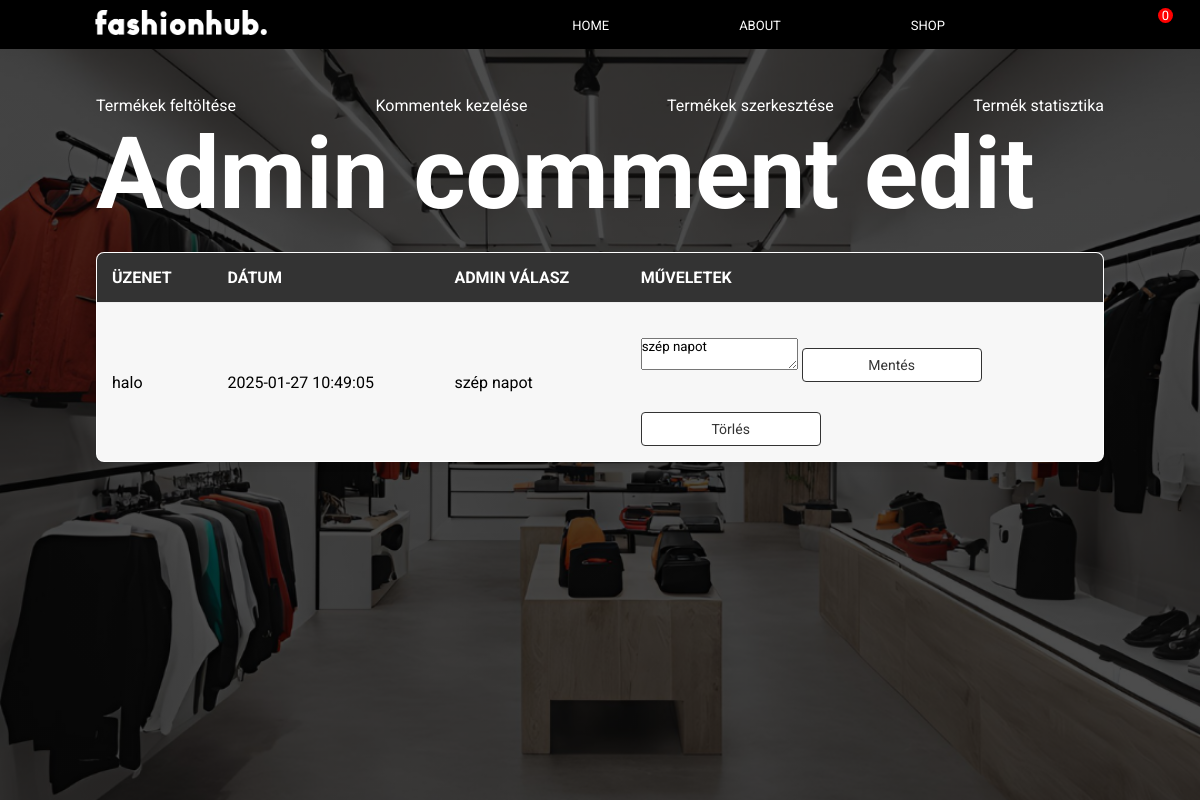
Before: /?p=admin-comment-edit with the older database file.
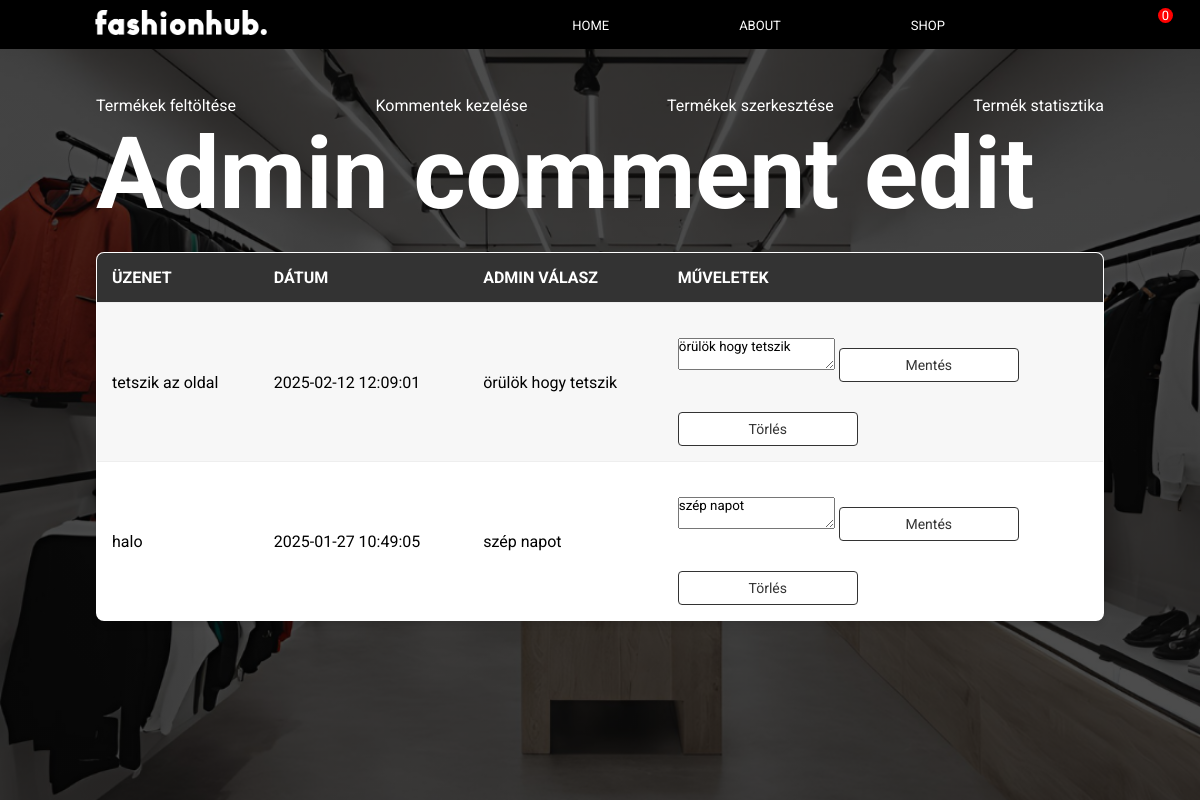
After: the same page with the newer database file.
### tables this page shows
CREATE TABLE `comments` (
  `id` int(11) NOT NULL,
  `message` text NOT NULL,
  `consent` tinyint(1) NOT NULL,
  `reply` text DEFAULT NULL,
  `created_at` timestamp NOT NULL DEFAULT current_timestamp(),
  `nick` varchar(64) NOT NULL
);

### admin/admin-comment-edit.php (the view, shortened to what this page needs)
<h1>Admin comment edit</h1>
<?php
include "kapcsolat.php";
$sql_comments = "SELECT * FROM comments ORDER BY created_at DESC";
$result_comments = $db->query($sql_comments);
?>
<table>
    <tr>
        <th>Üzenet</th>
        <th>Dátum</th>
        <th>Admin Válasz</th>
        <th>Műveletek</th>
    </tr>
    <?php
    if ($result_comments->num_rows > 0) {
        while ($comment = $result_comments->fetch_assoc()) {
            echo "<tr>";
            echo "<td>" . htmlspecialchars($comment['message']) . "</td>";
            echo "<td>" . htmlspecialchars($comment['created_at']) . "</td>";
            echo "<td>" . ($comment['reply'] ? htmlspecialchars($comment['reply']) : "Nincs válasz") . "</td>";
            echo "<td>
                    <form method='post' action='reply_to_comment.php'>
                        <textarea name='reply' placeholder='Írj választ...' required>" . htmlspecialchars($comment['reply']) . "</textarea>
                        <input type='hidden' name='comment_id' value='" . $comment['id'] . "'>
                        <button type='submit'>Mentés</button>
                    </form>
                    <a href='delete_comment.php?id=" . $comment['id'] . "'><button>Törlés</button></a>
                </td>";
            echo "</tr>";
        }
    } else {
        echo "<tr><td colspan='4'>Nincsenek kommentek.</td></tr>";
    }
    ?>
</table>

### index.php (shortened to what this page needs)
<!DOCTYPE html>
<html lang="en">
<head>
  <link rel="stylesheet" href="kezdolap.css">
</head>
<body>
  <div class="container">
    <div class="navbar">
    </div>
    <?php
      $p = isset($_GET['p']) ? $_GET['p'] : "";
    include("navbar.php");
    if (strpos($p, "admin") !== false) {
      include("./admin/admin-navbar.php");
  }
       switch ($p) {
                  case "admin-comment-edit":
                      include("./admin/admin-comment-edit.php");
                      break;
      }
    ?>
  </div>
</body>
</html>

### navbar.php (shortened to what this page needs)
<?php
$cartCount = 0;
?>
<nav>
    <ul>
        <li class="logo">
            <a href="index.php">
                <img src="images/fashionhb.png" alt="Logo" style="height: 25px;">
            </a>
        </li>
        <li><a href="index.php">HOME</a></li>
        <li><a href="./?p=about">ABOUT</a></li>
        <li><a href="./?p=shop">SHOP</a></li>
        <li class="cart-icon">
            <a href="cart.php">
                <span id="cart-count" class="cart-count"><?php echo $cartCount; ?></span>
            </a>
        </li>
    </ul>
</nav>

### admin/admin-navbar.php (shortened to what this page needs)
<div id="admin-menu">
        <ul>
            <li><a href="?p=admin-product-upload">Termékek feltöltése</a></li>
            <li><a href="?p=admin-comment-edit">Kommentek kezelése</a></li>
            <li><a href="?p=admin-product-edit">Termékek szerkesztése</a></li>
            <li><a href="?p=admin-summary">Termék statisztika</a></li>
        </ul>
    </div>

### kezdolap.css (style rules this page uses)
* { margin: 0; padding: 0; font-family: 'Roboto', sans-serif; }
.container { width: 100%; height: 100vh; background-image: linear-gradient(rgba(0,0,0,0.7),rgba(0,0,0,0.7)), url(images/fashionhub_bg.png); background-position: center; background-size: cover; padding-left: 8%; padding-right: 8%; box-sizing: border-box; }
.navbar { height: 12%; display: flex; align-items: center; }
.logo { width: 50px; cursor: pointer; }
nav { flex: 1; text-align: right; }
nav ul { list-style: none; }
nav ul li { display: inline-block; margin-left: 60px; color: #fff; }
nav ul li a { text-decoration: none; color: #fff; font-size: 13px; }
h1 { color: #fff; font-size: 100px; }
button { width: 180px; color: #000; font-size: 12px; padding: 12px 0; background: #fff; border: 0; border-radius: 20px; outline: none; margin-top: 30px; cursor: pointer; transition: all 0.3s ease; }
nav ul li a { color: #fff; text-decoration: none; padding: 0px 20px; border-radius: 5px; transition: background-color 0.3s ease; }
nav ul li a::after { content: ""; position: absolute; left: 50%; bottom: -3px; width: 0; height: 2px; background-color: #fff; transition: width 0.3s ease, left 0.3s ease; }

### index.php (style rules this page uses)
.container { overflow-x: hidden !important; }

### navbar.php (style rules this page uses)
nav { background-color: black; color: white; padding: 10px 0; width: 100%; position: fixed; top: 0; left: 0; z-index: 1000; }
nav ul { display: flex; justify-content: space-between; align-items: center; list-style-type: none; margin: 0; padding: 0; }
nav li { padding: 0 15px; }
nav .logo { flex: 1; text-align: left; }
nav a { color: white; text-decoration: none; font-size: 1.2rem; padding: 10px; }
.cart-count { background-color: red; color: white; border-radius: 50%; position: absolute; top: 8px; right: 27px; max-width: 20px; max-height: 20px; min-width: 15px; display: grid; place-items: center; }

### admin/admin-navbar.php (style rules this page uses)
#admin-menu ul { display: flex; justify-content: space-between; list-style-type: none; }
#admin-menu ul li a { color: white; text-decoration: none; }

### admin/admin-comment-edit.php (style rules this page uses)
table { width: 100%; border-collapse: collapse; margin: 20px 0; background-color: #fff; border: 1px solid #ccc; border-radius: 8px; overflow: hidden; box-shadow: 0 4px 6px rgba(0, 0, 0, 0.1); }
th, td { padding: 15px; text-align: left; border-bottom: 1px solid #eee; }
th { background-color: #333; color: #fff; font-weight: bold; text-transform: uppercase; }
tr:nth-child(even) { background-color: #f7f7f7; }
tr:nth-child(odd) { background-color: #fff; }
button { padding: 8px 12px; border: 1px solid #333; border-radius: 4px; background-color: #fff; color: #333; font-size: 14px; cursor: pointer; transition: background-color 0.3s ease, color 0.3s ease; }
a { text-decoration: none; }
#admin-menu ul { display: flex; justify-content: space-between; list-style-type: none; }
#admin-menu ul li a { color: white; }

Changed rows visible on the page:
added comments: message "tetszik az oldal", created_at "2025-02-12 12:09:01", reply "örülök hogy tetszik"
